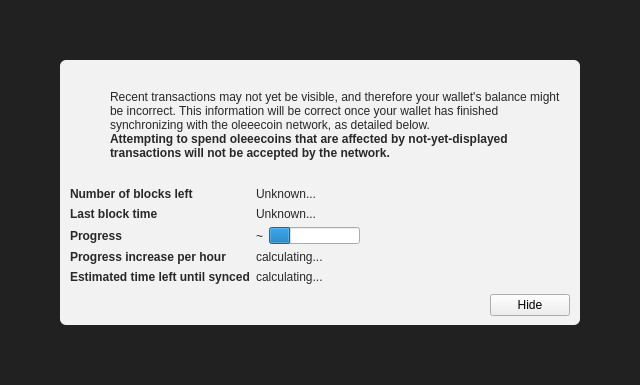
<?xml version="1.0" encoding="UTF-8"?>
<ui version="4.0">
 <class>ModalOverlay</class>
 <widget class="ModalOverlay" name="ModalOverlay">
  <property name="geometry">
   <rect>
    <x>0</x>
    <y>0</y>
    <width>640</width>
    <height>385</height>
   </rect>
  </property>
  <property name="windowTitle">
   <string>Form</string>
  </property>
  <layout class="QVBoxLayout" name="verticalLayout" stretch="0">
   <property name="sizeConstraint">
    <enum>QLayout::SetDefaultConstraint</enum>
   </property>
   <property name="leftMargin">
    <number>0</number>
   </property>
   <property name="topMargin">
    <number>0</number>
   </property>
   <property name="rightMargin">
    <number>0</number>
   </property>
   <property name="bottomMargin">
    <number>0</number>
   </property>
   <item>
    <widget class="QWidget" name="bgWidget" native="true">
     <property name="styleSheet">
      <string notr="true">#bgWidget { background: rgba(0,0,0,220); }</string>
     </property>
     <layout class="QVBoxLayout" name="verticalLayoutMain" stretch="1">
      <property name="leftMargin">
       <number>60</number>
      </property>
      <property name="topMargin">
       <number>60</number>
      </property>
      <property name="rightMargin">
       <number>60</number>
      </property>
      <property name="bottomMargin">
       <number>60</number>
      </property>
      <item>
       <widget class="QWidget" name="contentWidget" native="true">
        <property name="styleSheet">
         <string notr="true">#contentWidget { background: rgba(255,255,255,240); border-radius: 6px; }

QLabel { color: rgb(40,40,40);  }</string>
        </property>
        <layout class="QVBoxLayout" name="verticalLayoutSub" stretch="1,0,0,0">
         <property name="spacing">
          <number>0</number>
         </property>
         <property name="leftMargin">
          <number>10</number>
         </property>
         <property name="topMargin">
          <number>10</number>
         </property>
         <property name="rightMargin">
          <number>10</number>
         </property>
         <property name="bottomMargin">
          <number>10</number>
         </property>
         <item>
          <layout class="QHBoxLayout" name="horizontalLayoutIconText" stretch="0,1">
           <property name="topMargin">
            <number>20</number>
           </property>
           <item>
            <layout class="QVBoxLayout" name="verticalLayoutIcon">
             <property name="leftMargin">
              <number>0</number>
             </property>
             <item>
              <widget class="QPushButton" name="warningIcon">
               <property name="enabled">
                <bool>false</bool>
               </property>
               <property name="text">
                <string/>
               </property>
               <property name="icon">
                <iconset>
                 <normaloff>:/icons/warning</normaloff>
                 <disabledoff>:/icons/warning</disabledoff>:/icons/warning</iconset>
               </property>
               <property name="iconSize">
                <size>
                 <width>48</width>
                 <height>48</height>
                </size>
               </property>
               <property name="flat">
                <bool>true</bool>
               </property>
              </widget>
             </item>
             <item>
              <spacer name="verticalSpacerWarningIcon">
               <property name="orientation">
                <enum>Qt::Vertical</enum>
               </property>
               <property name="sizeHint" stdset="0">
                <size>
                 <width>20</width>
                 <height>40</height>
                </size>
               </property>
              </spacer>
             </item>
            </layout>
           </item>
           <item>
            <layout class="QVBoxLayout" name="verticalLayoutInfoText">
             <property name="leftMargin">
              <number>0</number>
             </property>
             <property name="topMargin">
              <number>0</number>
             </property>
             <item>
              <widget class="QLabel" name="infoText">
               <property name="text">
                <string>Recent transactions may not yet be visible, and therefore your wallet's balance might be incorrect. This information will be correct once your wallet has finished synchronizing with the oleeecoin network, as detailed below.</string>
               </property>
               <property name="textFormat">
                <enum>Qt::RichText</enum>
               </property>
               <property name="wordWrap">
                <bool>true</bool>
               </property>
              </widget>
             </item>
             <item>
              <widget class="QLabel" name="infoTextStrong">
               <property name="font">
                <font>
                 <weight>75</weight>
                 <bold>true</bold>
                </font>
               </property>
               <property name="text">
                <string>Attempting to spend oleeecoins that are affected by not-yet-displayed transactions will not be accepted by the network.</string>
               </property>
               <property name="textFormat">
                <enum>Qt::RichText</enum>
               </property>
               <property name="wordWrap">
                <bool>true</bool>
               </property>
              </widget>
             </item>
             <item>
              <spacer name="verticalSpacerInTextSpace">
               <property name="orientation">
                <enum>Qt::Vertical</enum>
               </property>
               <property name="sizeHint" stdset="0">
                <size>
                 <width>20</width>
                 <height>40</height>
                </size>
               </property>
              </spacer>
             </item>
            </layout>
           </item>
          </layout>
         </item>
         <item>
          <spacer name="verticalSpacerAfterText">
           <property name="orientation">
            <enum>Qt::Vertical</enum>
           </property>
           <property name="sizeHint" stdset="0">
            <size>
             <width>20</width>
             <height>40</height>
            </size>
           </property>
          </spacer>
         </item>
         <item>
          <layout class="QFormLayout" name="formLayout">
           <property name="fieldGrowthPolicy">
            <enum>QFormLayout::FieldsStayAtSizeHint</enum>
           </property>
           <property name="horizontalSpacing">
            <number>6</number>
           </property>
           <property name="verticalSpacing">
            <number>6</number>
           </property>
           <property name="topMargin">
            <number>10</number>
           </property>
           <item row="0" column="0">
            <widget class="QLabel" name="labelNumberOfBlocksLeft">
             <property name="font">
              <font>
               <weight>75</weight>
               <bold>true</bold>
              </font>
             </property>
             <property name="text">
              <string>Number of blocks left</string>
             </property>
            </widget>
           </item>
           <item row="0" column="1">
            <widget class="QLabel" name="numberOfBlocksLeft">
             <property name="text">
              <string>Unknown...</string>
             </property>
            </widget>
           </item>
           <item row="1" column="0">
            <widget class="QLabel" name="labelLastBlockTime">
             <property name="font">
              <font>
               <weight>75</weight>
               <bold>true</bold>
              </font>
             </property>
             <property name="text">
              <string>Last block time</string>
             </property>
            </widget>
           </item>
           <item row="1" column="1">
            <widget class="QLabel" name="newestBlockDate">
             <property name="sizePolicy">
              <sizepolicy hsizetype="Maximum" vsizetype="Preferred">
               <horstretch>0</horstretch>
               <verstretch>0</verstretch>
              </sizepolicy>
             </property>
             <property name="text">
              <string>Unknown...</string>
             </property>
            </widget>
           </item>
           <item row="2" column="0">
            <widget class="QLabel" name="labelSyncDone">
             <property name="font">
              <font>
               <weight>75</weight>
               <bold>true</bold>
              </font>
             </property>
             <property name="text">
              <string>Progress</string>
             </property>
            </widget>
           </item>
           <item row="2" column="1">
            <layout class="QHBoxLayout" name="horizontalLayoutSync" stretch="0,1">
             <item>
              <widget class="QLabel" name="percentageProgress">
               <property name="text">
                <string notr="true">~</string>
               </property>
              </widget>
             </item>
             <item>
              <widget class="QProgressBar" name="progressBar">
               <property name="value">
                <number>24</number>
               </property>
               <property name="format">
                <string/>
               </property>
              </widget>
             </item>
            </layout>
           </item>
           <item row="4" column="0">
            <widget class="QLabel" name="labelProgressIncrease">
             <property name="font">
              <font>
               <weight>75</weight>
               <bold>true</bold>
              </font>
             </property>
             <property name="text">
              <string>Progress increase per hour</string>
             </property>
            </widget>
           </item>
           <item row="4" column="1">
            <widget class="QLabel" name="progressIncreasePerH">
             <property name="text">
              <string>calculating...</string>
             </property>
            </widget>
           </item>
           <item row="5" column="0">
            <widget class="QLabel" name="labelEstimatedTimeLeft">
             <property name="font">
              <font>
               <weight>75</weight>
               <bold>true</bold>
              </font>
             </property>
             <property name="text">
              <string>Estimated time left until synced</string>
             </property>
            </widget>
           </item>
           <item row="5" column="1">
            <widget class="QLabel" name="expectedTimeLeft">
             <property name="text">
              <string>calculating...</string>
             </property>
            </widget>
           </item>
          </layout>
         </item>
         <item>
          <layout class="QHBoxLayout" name="horizontalLayoutButtons">
           <property name="leftMargin">
            <number>10</number>
           </property>
           <property name="topMargin">
            <number>10</number>
           </property>
           <item>
            <spacer name="horizontalSpacer">
             <property name="orientation">
              <enum>Qt::Horizontal</enum>
             </property>
             <property name="sizeHint" stdset="0">
              <size>
               <width>40</width>
               <height>20</height>
              </size>
             </property>
            </spacer>
           </item>
           <item>
            <widget class="QPushButton" name="closeButton">
             <property name="text">
              <string>Hide</string>
             </property>
            </widget>
           </item>
          </layout>
         </item>
        </layout>
       </widget>
      </item>
     </layout>
    </widget>
   </item>
  </layout>
 </widget>
 <customwidgets>
  <customwidget>
   <class>ModalOverlay</class>
   <extends>QWidget</extends>
   <header>modaloverlay.h</header>
   <container>1</container>
  </customwidget>
 </customwidgets>
 <resources/>
 <connections/>
</ui>
